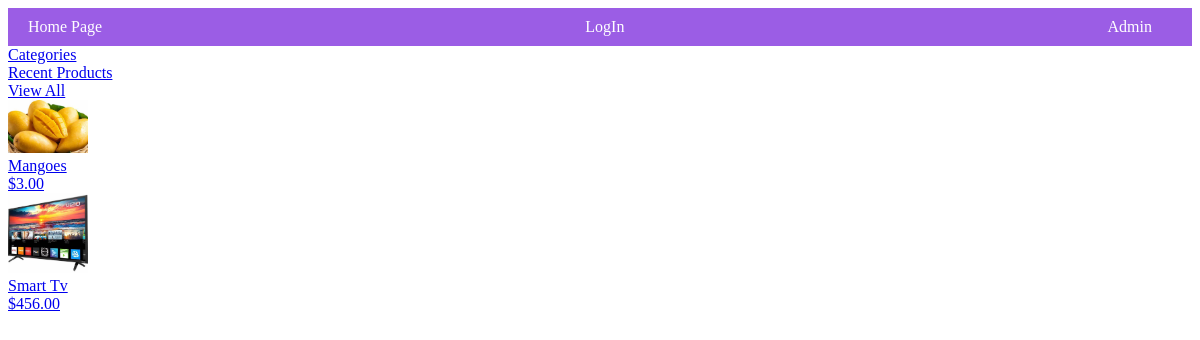
Page /view_all/ on the earlier database version.
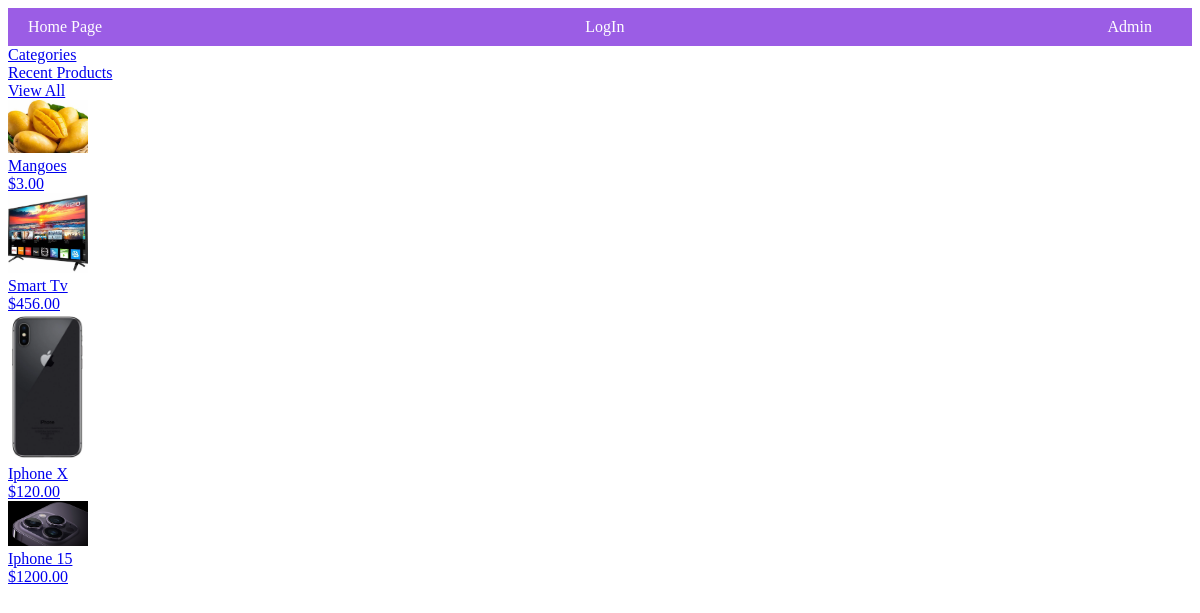
Same page on the later database version.
### product/models.py (models this page shows, shortened)
class Products(models.Model):
    name = models.ForeignKey(User,on_delete=models.CASCADE)
    product_name = models.CharField(max_length=200)
    product_description = models.TextField(max_length=500)
    product_price = models.DecimalField('Price',max_digits=7,decimal_places=2)
    product_discounted_price = models.DecimalField('Discounted Price',max_digits=7,decimal_places=2,null=True,blank=True)
    product_specification = models.TextField(null= True, blank= True)
    product_posted_date = models.DateField( auto_now_add=True)
    product_images = models.ImageField(upload_to='products/')
    product_images2 = models.ImageField(null=True,blank=True,upload_to='products/')
    product_images3 = models.ImageField(null=True,blank=True,upload_to='products/')
    product_images4 = models.ImageField(null=True,blank=True,upload_to='products/')
    product_images5 = models.ImageField(null=True,blank=True,upload_to='products/')
    categories_choices = product_categories = {
    "ELECTRONICS": "Electronics",
    "CLOTHING & ACCESSORIES": "Clothing & Accessories",
    "HOME & KITCHEN": "Home & Kitchen",
    "BEAUTY & PERSONAL CARE": "Beauty & Personal Care",
    "HEALTH & FITNESS": "Health & Fitness",
    "TOYS & GAMES": "Toys & Games",
    "BOOKS & MEDIA": "Books & Media",
    "AUTOMOTIVE": "Automotive",
    "SPORTS & OUTDOORS": "Sports & Outdoors",
    "PET SUPPLIES": "Pet Supplies",
    "HOME APPLIANCES": "Home Appliances",
    "OFFICE SUPPLIES": "Office Supplies",
    "FURNITURE & DECOR": "Furniture & Decor",
    "JEWELRY & WATCHES": "Jewelry & Watches",
    "BABY & TODDLER": "Baby & Toddler",
    "FOOD & GROCERIES": "Food & Groceries",
    "ARTS & CRAFTS": "Arts & Crafts",
    "MUSICAL INSTRUMENTS": "Musical Instruments",
    "GARDEN & OUTDOOR LIVING": "Garden & Outdoor Living",
    "TRAVEL & LUGGAGE": "Travel & Luggage",
    "SMARTPHONE": "Smartphone",
    "LAPTOP": "Laptop",
    "CAMERA": "Camera",
    "TV": "TV",
    "HEADPHONE": "Headphone",
    "GADGET": "Gadget",
    "APPAREL": "Apparel",
    "BAG": "Bag",
    "JEWELRY": "Jewelry",
    "SUNGLASSES": "Sunglasses",
    "WATCH": "Watch",
    "HOME IMPROVEMENT": "Home Improvement",
    "DECOR": "Decor",
    "KITCHEN APPLIANCES": "Kitchen Appliances",
    "COOKWARE": "Cookware",
    "FURNITURE": "Furniture",
    "SKINCARE": "Skincare",
    "MAKEUP": "Makeup",
    "HAIRCARE": "Haircare",
    "GROOMING": "Grooming",
    "FRAGRANCES": "Fragrances",
    "EXERCISE EQUIPMENT": "Exercise Equipment",
    "NUTRITIONAL SUPPLEMENTS": "Nutritional Supplements",
    "FITNESS TRACKERS": "Fitness Trackers",
    "YOGA MATS": "Yoga Mats",
    "TOYS": "Toys",
    "BOARD GAMES": "Board Games",
    "PUZZLES": "Puzzles",
    "EDUCATIONAL TOYS": "Educational Toys",
    "OUTDOOR PLAY EQUIPMENT": "Outdoor Play Equipment",
    "BOOKS": "Books",
    "E-BOOKS": "E-books",
    "AUDIOBOOKS": "Audiobooks",
    "DVDS": "DVDs",
    "CDS": "CDs",
    "DIGITAL MEDIA": "Digital Media",
    "CAR PARTS": "Car Parts",
    "ACCESSORIES": "Accessories",
    "TOOLS": "Tools",
    "MAINTENANCE SUPPLIES": "Maintenance Supplies",
    "ELECTRONICS": "Electronics",
    "SPORTING EQUIPMENT": "Sporting Equipment",
    "CAMPING GEAR": "Camping Gear",
    "HIKING GEAR": "Hiking Gear",
    "OUTDOOR CLOTHING": "Outdoor Clothing",
    "FOOD": "Food",
    "TOYS": "Toys",
    "GROOMING PRODUCTS": "Grooming Products",
    "BEDS": "Beds",
    "CARRIERS": "Carriers",
    "LARGE APPLIANCES": "Large Appliances",
    "SMALL APPLIANCES": "Small Appliances",
    "STATIONERY": "Stationery",
    "DESK ORGANIZERS": "Desk Organizers",
    "PRINTERS": "Printers",
    "OFFICE FURNITURE": "Office Furniture",
    "TECHNOLOGY ACCESSORIES": "Technology Accessories",
    "SOFAS": "Sofas",
    "CHAIRS": "Chairs",
    "TABLES": "Tables",
    "LIGHTING FIXTURES": "Lighting Fixtures",
    "RUGS": "Rugs",
    "RINGS": "Rings",
    "NECKLACES": "Necklaces",
    "BRACELETS": "Bracelets",
    "EARRINGS": "Earrings",
    "WATCHES": "Watches",
    "CLOTHING": "Clothing",
    "DIAPERS": "Diapers",
    "FEEDING SUPPLIES": "Feeding Supplies",
    "STROLLERS": "Strollers",
    "TOYS": "Toys",
    "NON-PERISHABLE FOOD": "Non-perishable Food",
    "SNACKS": "Snacks",
    "BEVERAGES": "Beverages",
    "GOURMET FOODS": "Gourmet Foods",
    "SPICES": "Spices",
    "ART SUPPLIES": "Art Supplies",
    "CRAFTING MATERIALS": "Crafting Materials",
    "DIY KITS": "DIY Kits",
    "SEWING SUPPLIES": "Sewing Supplies",
    "GUITARS": "Guitars",
    "KEYBOARDS": "Keyboards",
    "DRUMS": "Drums",
    "VIOLINS": "Violins",
    "WIND INSTRUMENTS": "Wind Instruments",
    "GARDENING TOOLS": "Gardening Tools",
    "PLANTS": "Plants",
    "OUTDOOR FURNITURE": "Outdoor Furniture",
    "BBQ GRILLS": "BBQ Grills",
    "LUGGAGE SETS": "Luggage Sets",
    "BACKPACKS": "Backpacks",
    "TRAVEL ACCESSORIES": "Travel Accessories",
    "TOILETRIES": "Toiletries",
    "OUTDOOR GEAR": "Outdoor Gear"
    }
    product_category = models.CharField('category',max_length=100,choices=categories_choices)
    product_quantity = models.IntegerField()
    sellor_name = models.CharField(max_length=100)
    company_name = models.CharField(null= True, blank= True, max_length=200)
    product_website = models.URLField(null= True,blank=True)

### product/views.py (the view)
# urls.py: path('view_all/',views.view_all,name='view_all'),
def view_all(request):
    products = Products.objects.all()
    context = {'products':products}
    return render(request,'product/view_all.html',context)

### product/templates/product/view_all.html (shortened to what this page needs)
{% load static %}
<!DOCTYPE html>
<html lang="en">
<head>
    <link rel="stylesheet" href="{% static 'product/index_style.css' %}">
</head>
<body>
    <nav>
        <a href="{% url 'product:home' %}">Home Page</a>
        {% if request.user.is_authenticated %}
            <a href="{% url 'registration:signout' %}">LogOut</a>
        {% else %}
            <a href="{% url 'registration:login' %}">LogIn</a>
        {% endif %}
        <a href="/admin/">Admin</a>
    </nav>
    <div class="aside_links">
        <aside>
            <a href="{% url 'product:categories_page' %}">Categories</a><br>
            <a href="{% url 'product:recent_products' %}">Recent Products</a><br>
            <a href="{% url 'product:view_all' %}">View All</a><br>
        </aside>
    </div>
    <div class="article_product_list">
        {% for product in products %}
            <a href="{% url 'product:details' product.id %}" class="product_detailslink">
            <article class="product_data">
                <img src="{{product.product_images.url}}" width="80" > <br>
                <label class="discounted_price">{{product.product_name}}</label><br>
                {% if product.product_discounted_price %}
                <label>${{product.product_price}}  ${{product.product_discounted_price}}</label><br>
                {% else %}
                <label class="price">${{product.product_price}}</label><br>
                {% endif %}
            </a>
        {% endfor %}
    </div>
</body>
</html>

Differences in the rows shown:
added Products: product_images (picture), product_name "Iphone X", product_price "120.00"
added Products: product_images (picture), product_name "Iphone 15", product_price "1200.00"
